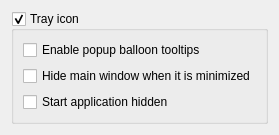
         <widget class="QWidget" name="m_tabNotifications">
          <attribute name="title">
           <string>Tray area &amp;&amp; notifications</string>
          </attribute>
          <layout class="QFormLayout" name="formLayout_3">
           <item row="2" column="0" colspan="2">
            <widget class="QGroupBox" name="m_grpTray">
             <property name="title">
              <string>Tray icon</string>
             </property>
             <property name="checkable">
              <bool>true</bool>
             </property>
             <layout class="QFormLayout" name="formLayout_2">
              <property name="fieldGrowthPolicy">
               <enum>QFormLayout::ExpandingFieldsGrow</enum>
              </property>
              <item row="1" column="0">
               <widget class="QCheckBox" name="m_checkHideWhenMinimized">
                <property name="text">
                 <string>Hide main window when it is minimized</string>
                </property>
               </widget>
              </item>
              <item row="2" column="0" colspan="2">
               <widget class="QCheckBox" name="m_checkHidden">
                <property name="text">
                 <string>Start application hidden</string>
                </property>
               </widget>
              </item>
              <item row="0" column="0">
               <widget class="QCheckBox" name="m_checkEnableNotifications">
                <property name="text">
                 <string>Enable popup balloon tooltips</string>
                </property>
               </widget>
              </item>
             </layout>
            </widget>
           </item>
          </layout>
         </widget>
